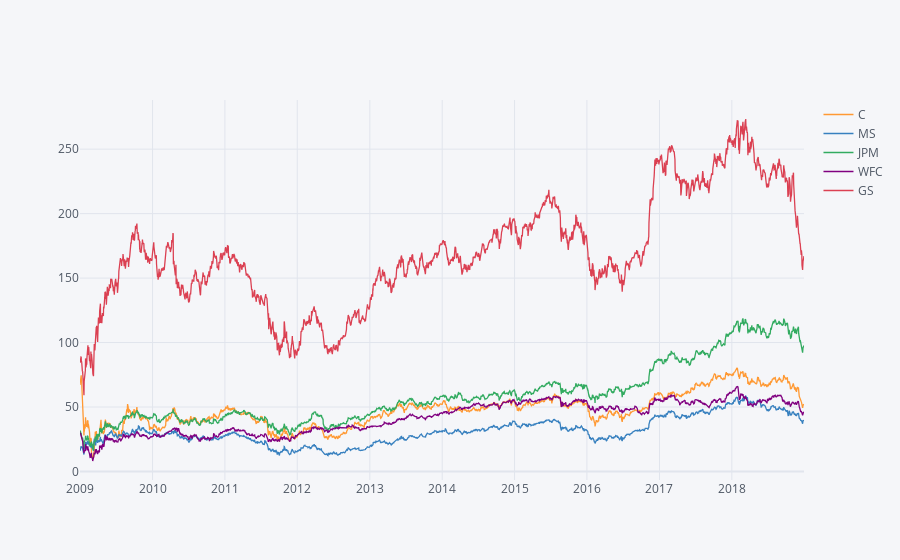

The notebook cell this image was saved under:
### Markdown cell above
only difference is to use iplot() instead of plot(), the legend and figsize are auto adjusted with iplot()

### Code cell
bank_stocks.xs(key = 'Close',axis =1 ,level ='Stock Info').iplot()

### Figure 1 — Plotly figure (JSON) as saved in the notebook; plotly's stock layout.template omitted (floating-point values rounded to 4 significant figures; data arrays with more than 128 entries replaced by an {"elided": "..."} marker saying what was removed)
{"data": [{"line": {"color": "rgba(255, 153, 51, 1.0)", "dash": "solid", "shape": "linear", "width": 1.3}, "mode": "lines", "name": "C", "text": "", "type": "scatter", "x": {"elided": "2517 str values"}, "y": {"elided": "2517 float values"}}, {"line": {"color": "rgba(55, 128, 191, 1.0)", "dash": "solid", "shape": "linear", "width": 1.3}, "mode": "lines", "name": "MS", "text": "", "type": "scatter", "x": {"elided": "2517 str values"}, "y": {"elided": "2517 float values"}}, {"line": {"color": "rgba(50, 171, 96, 1.0)", "dash": "solid", "shape": "linear", "width": 1.3}, "mode": "lines", "name": "JPM", "text": "", "type": "scatter", "x": {"elided": "2517 str values"}, "y": {"elided": "2517 float values"}}, {"line": {"color": "rgba(128, 0, 128, 1.0)", "dash": "solid", "shape": "linear", "width": 1.3}, "mode": "lines", "name": "WFC", "text": "", "type": "scatter", "x": {"elided": "2517 str values"}, "y": {"elided": "2517 float values"}}, {"line": {"color": "rgba(219, 64, 82, 1.0)", "dash": "solid", "shape": "linear", "width": 1.3}, "mode": "lines", "name": "GS", "text": "", "type": "scatter", "x": {"elided": "2517 str values"}, "y": {"elided": "2517 float values"}}], "layout": {"legend": {"bgcolor": "#F5F6F9", "font": {"color": "#4D5663"}}, "paper_bgcolor": "#F5F6F9", "plot_bgcolor": "#F5F6F9", "title": {"font": {"color": "#4D5663"}}, "xaxis": {"gridcolor": "#E1E5ED", "showgrid": true, "tickfont": {"color": "#4D5663"}, "title": {"font": {"color": "#4D5663"}, "text": ""}, "zerolinecolor": "#E1E5ED"}, "yaxis": {"gridcolor": "#E1E5ED", "showgrid": true, "tickfont": {"color": "#4D5663"}, "title": {"font": {"color": "#4D5663"}, "text": ""}, "zerolinecolor": "#E1E5ED"}}}
